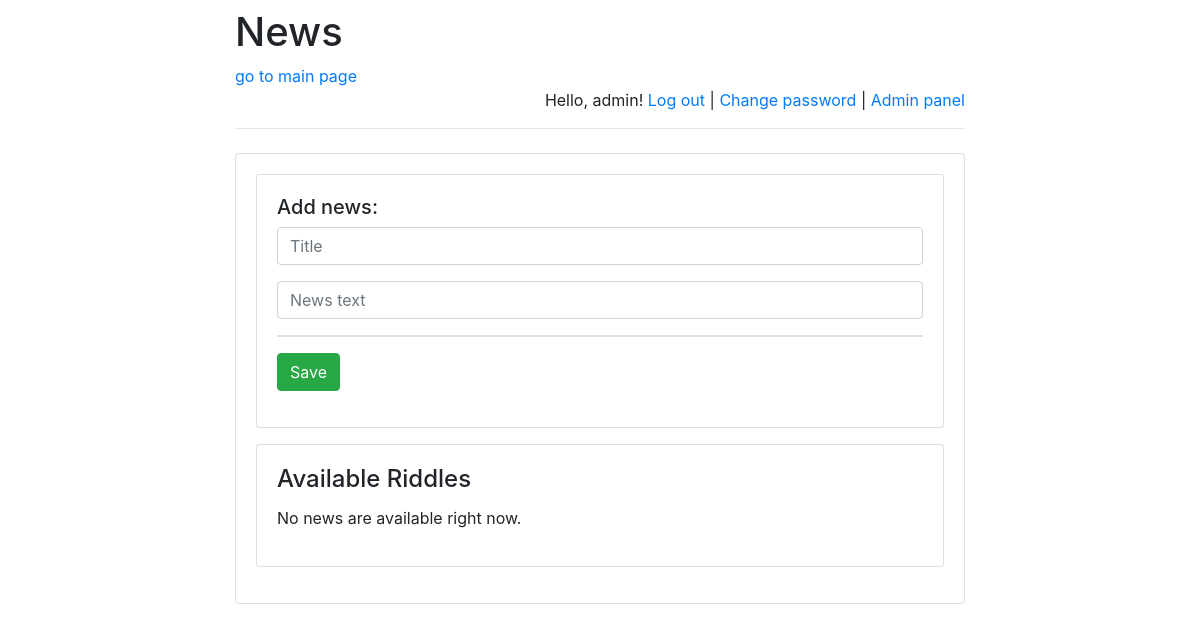
The page /news/admin/ (signed in) on the database as committed earlier.
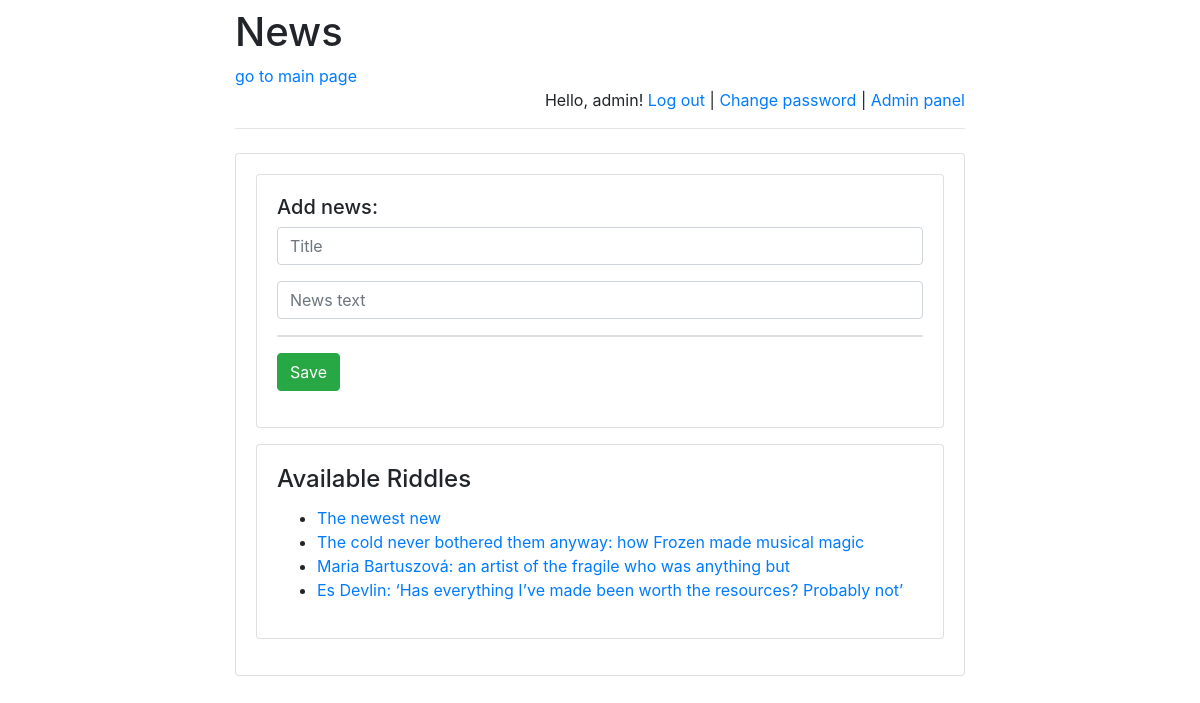
The same page on the database as committed later.
### news/models.py (models this page shows)
class News(models.Model):
    title = models.CharField(max_length=255)
    pub_date = models.DateTimeField('date published')
    text = models.TextField(blank=False)

### news/views.py (the view)
# urls.py: path('admin/', admin.site.urls),
def admin(request):
    message = None
    if "message" in request.GET:
        message = request.GET["message"]
    return render(
        request,
        "admin.html",
        {
            "latest_news":
                News.objects.order_by('-pub_date')[:10],
            "message": message,
        }
    )

### templates/admin.html (shortened to what this page needs)
{% extends 'base.html' %}
{% block main %}
    {% if user.is_staff %}
        <div class="card mb-3">
        <div class="card-body">
        <form action="../post_news/" method="post">
            <h5>Add news:</h5>
            <div class="mb-3">
                <input class="form-control"
                       placeholder="Title"
                       name="title"
                       required/>
            </div>
            <div class="mb-3">
                <input class="form-control"
                       placeholder="News text"
                       name="text"
                       required/>
            </div>
            <div class="card mb-3">
            </div>
            <div class="mb-3">
                <button class="btn btn-success">
                    Save
                </button>
            </div>
        </form>
        </div>
        </div>
        <div class="card mb-3">
        <div class="card-body">
        <h4 class="card-title">Available Riddles</h4>
        {% if latest_news %}
            <ul>
                {% for a_new in latest_news %}
                    <li>
                        <a href="/news/{{ a_new.id }}/">
                            {{ a_new.title }}
                        </a>
                    </li>
                {% endfor %}
            </ul>
        {% else %}
            <p>No news are available right now.</p>
        {% endif %}
        </div>
        </div>
    {% else %}
        <h4>Access denied.</h4>
    {% endif %}
{% endblock %}

Rows that differ between the two databases and show on the page:
added News: title "The newest new"
added News: title "The cold never bothered them anyway: how Frozen made musical magic"
added News: title "Maria Bartuszová: an artist of the fragile who was anything but"
added News: title "Es Devlin: ‘Has everything I’ve made been worth the resources? Probably not’"
Other text that changed with them:
text no longer shown: "No news are available right now."
